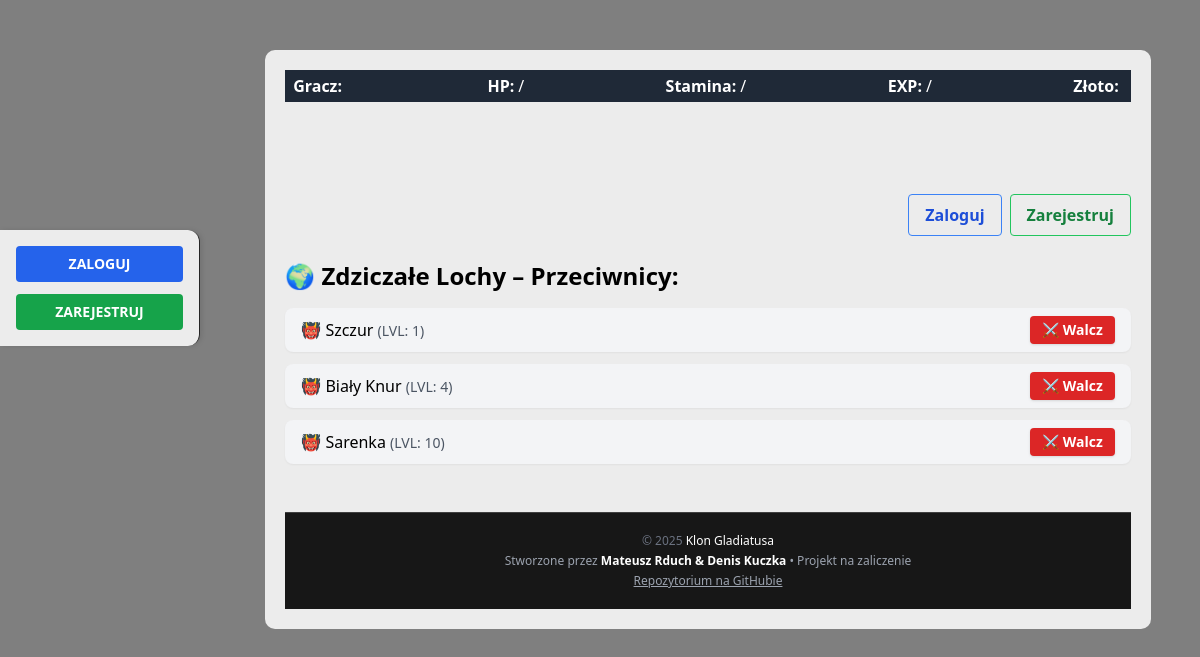
The app's page /lokacje/beast_dungeon/ with its own data.
### lokacje/models.py (models this page shows, shortened)
class Location(models.Model):
    name = models.CharField(max_length=25, default="test_location")
    enemies = models.ManyToManyField('Enemy', related_name='locations')

class Enemy(models.Model):
    ENEMY_TYPES = [
        ('normal', 'Normalny'),
        ('elite', 'Elita'),
        ('boss', 'Boss'),
    ]
    name = models.CharField(max_length=25, default="test_object")
    description = models.TextField(default="Opis przeciwnika", blank=True)
    lvl = models.PositiveIntegerField(default=1)
    base_strenght = models.IntegerField(default=1)
    base_intelect = models.IntegerField(default=1)
    base_dexterity = models.IntegerField(default=1)
    base_constitution = models.IntegerField(default=1)
    gold_drop = models.IntegerField(default=0)
    base_hp = models.IntegerField(default=100)
    base_attack = models.IntegerField(default=0)
    base_defence = models.IntegerField(default=0)
    loot_table = models.ManyToManyField(Item, blank=True, related_name='loot_table')
    type = models.CharField(max_length=10, choices=ENEMY_TYPES, default='normal')
    created_at = models.DateTimeField(auto_now_add=True)
    updated_at = models.DateTimeField(auto_now=True)
    drop_chance = models.DecimalField(decimal_places=2, max_digits=3, default=0.01)
    portrait = models.ImageField(upload_to="portraits/", blank=True, null=True, help_text="Portret wroga")

### lokacje/views.py (the view)
# urls.py: path('beast_dungeon/', views.beast_dung_view, name='beast_dung'),
def beast_dung_view(request):
    location = Location.objects.get(id=1)
    enemies = location.enemies.all()
    return render(request, 'lokacje/beast_dung.html', {'location': location, 'enemies': enemies})

### inventory/context_processors.py (called while the page is built)
def player_banner_context(request):
    if request.user.is_authenticated:
        try:
            player = UserProfile.objects.get(user=request.user)
            return {'player': player}
        except UserProfile.DoesNotExist:
            return {}
    return {}

### lokacje/templates/lokacje/beast_dung.html (shortened to what this page needs)
{% extends "base.html" %}
{% load static %}
{% block banner_up %}
    {% include 'banner_up.html' %}
{% endblock %}
{% block navbar %}
    {% include "navbar.html" %}
{% endblock %}
{% block sidebar %}
    {% include 'sidebar.html' %}
{% endblock %}
{% block content %}
{% include "enemy_list.html" %}
{% endblock %}
{% block footer %}
    {% include 'footer.html' %}
{% endblock %}

### templates/enemy_list.html
<h1 class="text-2xl font-bold mb-4">🌍 {{ location.name }} – Przeciwnicy:</h1>
<ul class="space-y-3">
  {% for enemy in enemies %}
    <li class="flex justify-between items-center bg-gray-100 rounded-lg px-4 py-2 shadow-sm hover:bg-gray-200 transition">
      <span class="font-medium">
        👹 {{ enemy.name }} <span class="text-sm text-gray-600">(LVL: {{ enemy.lvl }})</span>
      </span>
      <a href="{% url 'fight' enemy_id=enemy.id %}"
         class="bg-red-600 hover:bg-red-700 text-white text-sm font-semibold px-3 py-1 rounded shadow transition duration-200">
        ⚔️ Walcz
      </a>
    </li>
  {% empty %}
    <li class="text-gray-500">Brak przeciwników w tej lokacji.</li>
  {% endfor %}
</ul>

### static/css/custom.css (style rules this page uses)
body { background: url('/static/images/background.jpg') no-repeat center center fixed; background-size: cover; color: black; }

### records on screen
Location: name "Zdziczałe Lochy"
Enemy: name "Szczur", lvl "1"
Enemy: name "Biały Knur", lvl "4"
Enemy: name "Sarenka", lvl "10"

### other values on screen
{{ year|default:2025 }} "2025"
